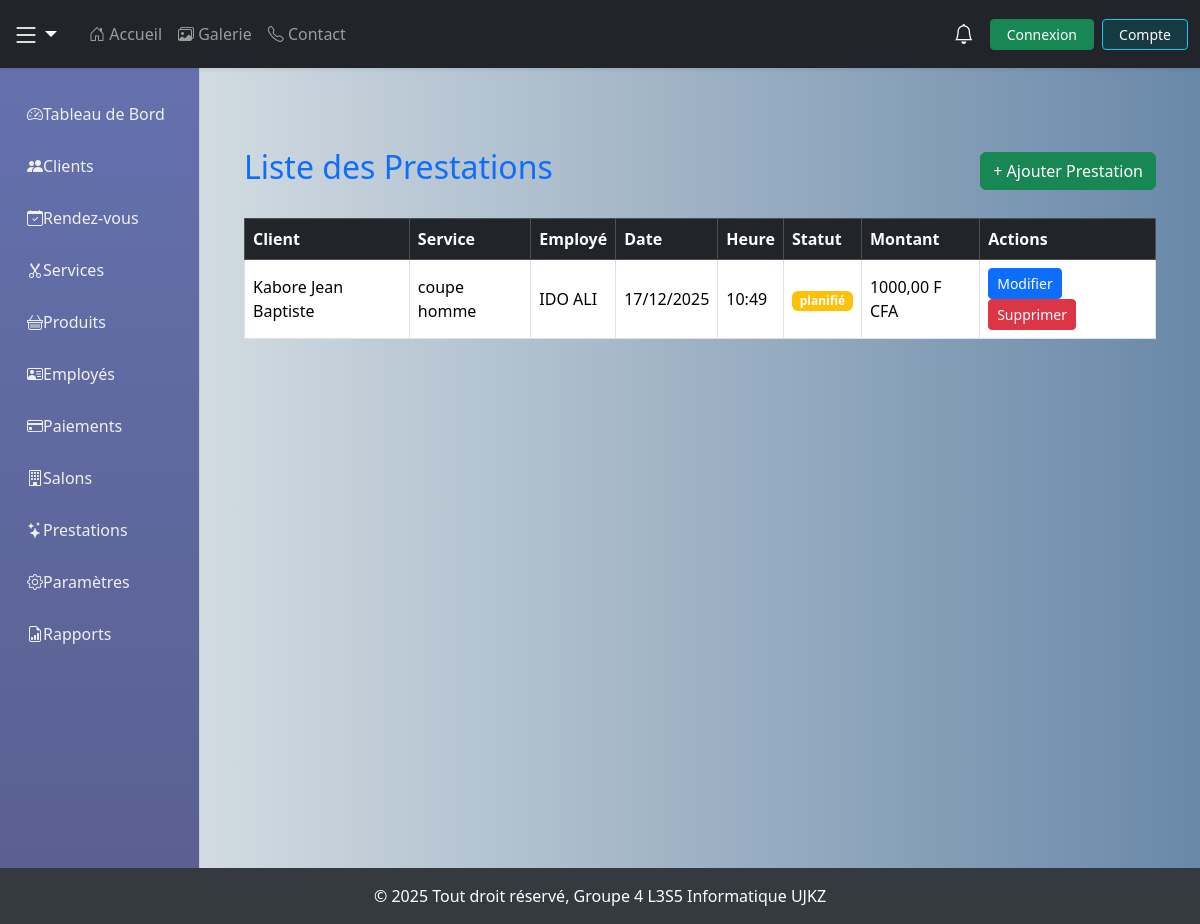
Before: /prestation/ with the older database file.
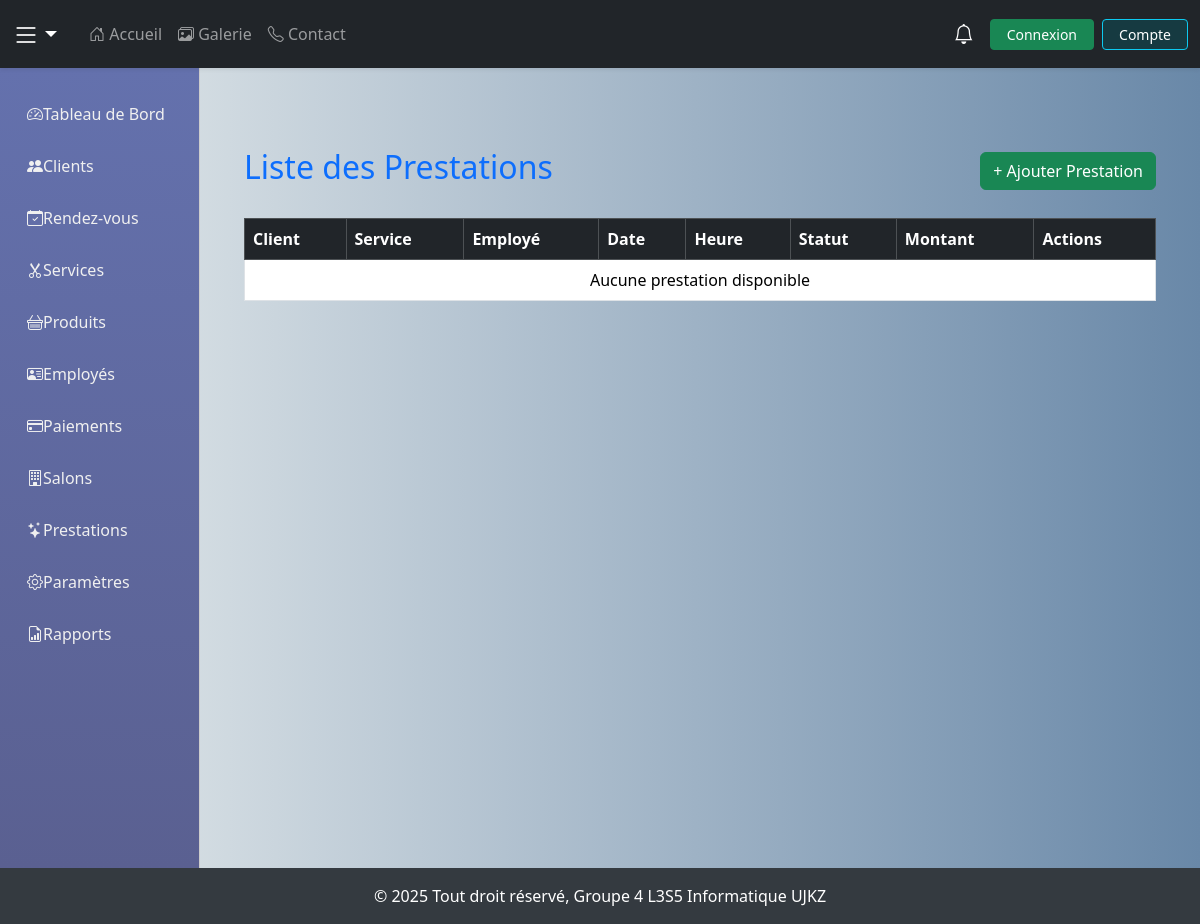
After: the same page with the newer database file.
### coiffure/models.py (models this page shows, shortened)
class Prestation(models.Model):
    STATUT_CHOICES = [
        ("planifié", "Planifié"),
        ("effectué", "Effectué"),
        ("annulé", "Annulé"),
    ]
    client = models.ForeignKey('Client', on_delete=models.CASCADE)
    service = models.ForeignKey('Service', on_delete=models.CASCADE)
    employe = models.ForeignKey('Employe', on_delete=models.SET_NULL, null=True, blank=True)
    date_prestation = models.DateField()
    heure_prestation = models.TimeField()
    statut = models.CharField(max_length=20, choices=STATUT_CHOICES, default="planifié")
    montant = models.DecimalField(max_digits=10, decimal_places=2)
    commentaire = models.TextField(blank=True, null=True)
    class Meta:
        ordering = ['date_prestation', 'heure_prestation']
        verbose_name = "Prestation"
        verbose_name_plural = "Prestations"

class Client(models.Model):
    user = models.OneToOneField(
        User,
        on_delete=models.CASCADE,
        related_name="profil_client", # Corrigé (était profil_employe)
        null=True,
        blank=True
    )
    nom = models.CharField(max_length=50)
    prenom = models.CharField(max_length=50)
    telephone = models.CharField(max_length=20)
    email = models.EmailField(unique=True)
    date_inscription = models.DateField(auto_now_add=True)
    statut = models.CharField(max_length=20, default="actif")
    actif = models.BooleanField(default=True)

class Service(models.Model):
    libelle = models.CharField(max_length=100)
    description = models.TextField(blank=True)
    duree = models.DurationField(help_text="Durée estimée (hh:mm:ss)")
    prix = models.DecimalField(max_digits=10, decimal_places=2)
    def __str__(self):
        return self.libelle

class Employe(models.Model):
    user = models.OneToOneField(
        User,
        on_delete=models.CASCADE,
        related_name="profil_employe", # Corrigé (était profil_client)
        null=True,
        blank=True
    )
    nom = models.CharField(max_length=50)
    prenom = models.CharField(max_length=50)
    telephone = models.CharField(max_length=20)
    date_naissance = models.DateField(blank=True, null=True)
    salon = models.ForeignKey(Salon, on_delete=models.CASCADE, related_name="employes")
    service = models.ForeignKey('Service', on_delete=models.SET_NULL, null=True, blank=True)
    def __str__(self):
        return f"{self.nom} {self.prenom}"

### coiffure/views.py (the view)
# urls.py: path('prestation/', views.liste_prestations, name="liste_prestations"),
def liste_prestations(request):
    prestations = Prestation.objects.all()
    return render(request, 'coiffure/prestation/liste_prestations.html', {'prestations': prestations})

### coiffure/context_processors.py (called while the page is built)
def notifications(request):
    if request.user.is_authenticated:
        user_notifications = Notification.objects.filter(utilisateur=request.user)
        notifs_non_lues = user_notifications.filter(lu=False).count()
        notifications_recents = user_notifications.order_by('-date')[:5]
    else:
        notifications_recents = []
        notifs_non_lues = 0
    return {
        'notifications': notifications_recents,
        'notif_count': notifs_non_lues,  # <- renommer ici pour ton template
    }

### coiffure/templates/coiffure/prestation/liste_prestations.html (shortened to what this page needs)
{% extends "coiffure/base.html" %}
{% load static %}
{% block content %}
<div class="container mt-5">
    <div class="d-flex justify-content-between align-items-center mb-4">
        <h2 class="text-primary">Liste des Prestations</h2>
        <a href="{% url 'ajouter_prestation' %}" class="btn btn-success">+ Ajouter Prestation</a>
    </div>
    <div class="table-responsive">
        <table class="table table-hover table-bordered align-middle">
            <thead class="table-dark">
                <tr>
                    <th>Client</th>
                    <th>Service</th>
                    <th>Employé</th>
                    <th>Date</th>
                    <th>Heure</th>
                    <th>Statut</th>
                    <th>Montant</th>
                    <th>Actions</th>
                </tr>
            </thead>
            <tbody>
                {% for prestation in prestations %}
                <tr>
                    <td>{{ prestation.client.nom }} {{ prestation.client.prenom }}</td>
                    <td>{{ prestation.service }}</td>
                    <td>{{ prestation.employe|default:"-" }}</td>
                    <td>{{ prestation.date_prestation|date:"d/m/Y" }}</td>
                    <td>{{ prestation.heure_prestation|time:"H:i" }}</td>
                    <td>
                        <span class="badge
                            {% if prestation.statut == 'planifié' %}bg-warning
                            {% elif prestation.statut == 'effectué' %}bg-success
                            {% elif prestation.statut == 'annulé' %}bg-danger
                            {% endif %}">
                            {{ prestation.statut }}
                        </span>
                    </td>
                    <td>{{ prestation.montant }} F CFA</td>
                    <td>
                        <a href="{% url 'modifier_prestation' prestation.id %}" class="btn btn-sm btn-primary">Modifier</a>
                        <a href="{% url 'supprimer_prestation' prestation.id %}" class="btn btn-sm btn-danger" onclick="return confirm('Confirmer la suppression ?');">Supprimer</a>
                    </td>
                </tr>
                {% empty %}
                <tr>
                    <td colspan="8" class="text-center">Aucune prestation disponible</td>
                </tr>
                {% endfor %}
            </tbody>
        </table>
    </div>
</div>
{% endblock %}

Changed rows visible on the page:
removed Prestation: client.nom "Kabore", client.prenom "Jean Baptiste", service "coupe homme", employe "IDO ALI", date_prestation "17/12/2025", heure_prestation "10:49", statut "planifié", montant "1000,00"
Other visible differences:
text now shown: "Aucune prestation disponible"
